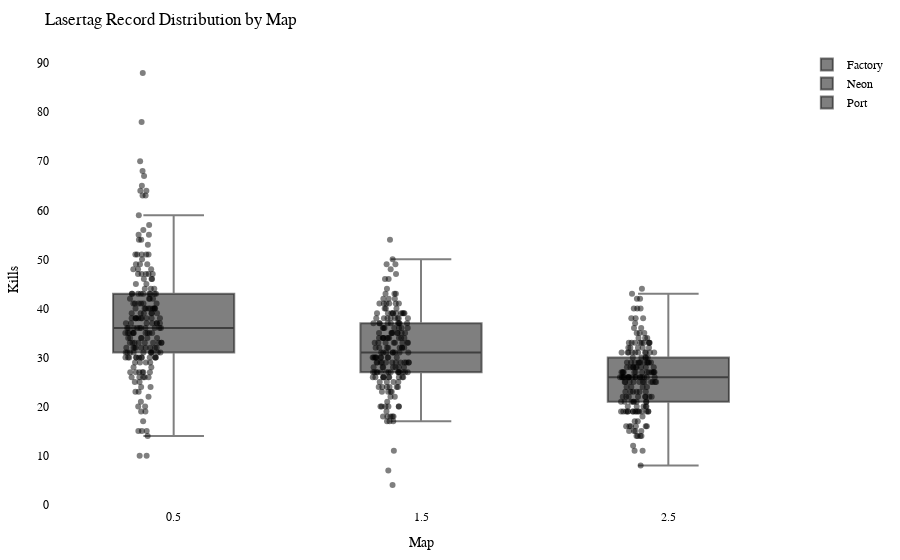

Notebook cell for this chart:
### Code cell
import plotly.graph_objects as go
import plotly.io as pio

df = getRecordsDataframe(minigame="Lasertag")

# Calculate the offset for centering the data points
num_columns = len(df.columns)
offset = 0.5

# Create a Swarm plot using Plotly
fig = go.Figure()

for i, column in enumerate(df.columns):
    x_values = [i + offset] * len(df[column])  # Adjust x-values with offset for horizontal centering
    fig.add_trace(go.Box(x=x_values,
                         y=df[column],
                         name=column,
                         boxpoints='all',
                         pointpos=-0.5,  # Adjust point position to prevent overlapping
                         marker=dict(color='rgba(0,0,0,0.5)', size=6),  # Adjust marker color and size
                         hovertext=df.index,
                         hoverinfo='text+y'))

fig.update_layout(title="Lasertag Record Distribution by Map",
                  xaxis=dict(title="Map"),
                  yaxis=dict(title="Kills"),
                  showlegend=True,
                  font=dict(family="Arial", size=12, color="black"),  # Customize font
                  plot_bgcolor="white",  # Set background color
                  margin=dict(l=50, r=50, t=50, b=50),  # Adjust margins for better layout
                  )

pio.show(fig)

pio.write_html(fig, "out/laser_swarm_plot.html")

### Figure 1 — Plotly figure (JSON) as saved in the notebook; plotly's stock layout.template omitted (floating-point values rounded to 4 significant figures; data arrays with more than 128 entries replaced by an {"elided": "..."} marker saying what was removed)
{"data": [{"boxpoints": "all", "hoverinfo": "text+y", "hovertext": {"elided": "213 str values"}, "marker": {"color": "rgba(0,0,0,0.5)", "size": 6}, "name": "Factory", "pointpos": -0.5, "type": "box", "x": {"elided": "213 float values"}, "y": {"elided": "213 int values"}}, {"boxpoints": "all", "hoverinfo": "text+y", "hovertext": {"elided": "213 str values"}, "marker": {"color": "rgba(0,0,0,0.5)", "size": 6}, "name": "Neon", "pointpos": -0.5, "type": "box", "x": {"elided": "213 float values"}, "y": {"elided": "213 int values"}}, {"boxpoints": "all", "hoverinfo": "text+y", "hovertext": {"elided": "213 str values"}, "marker": {"color": "rgba(0,0,0,0.5)", "size": 6}, "name": "Port", "pointpos": -0.5, "type": "box", "x": {"elided": "213 float values"}, "y": {"elided": "213 int values"}}], "layout": {"font": {"color": "black", "family": "Arial", "size": 12}, "margin": {"b": 50, "l": 50, "r": 50, "t": 50}, "plot_bgcolor": "white", "showlegend": true, "title": {"text": "Lasertag Record Distribution by Map"}, "xaxis": {"title": {"text": "Map"}}, "yaxis": {"title": {"text": "Kills"}}}}
